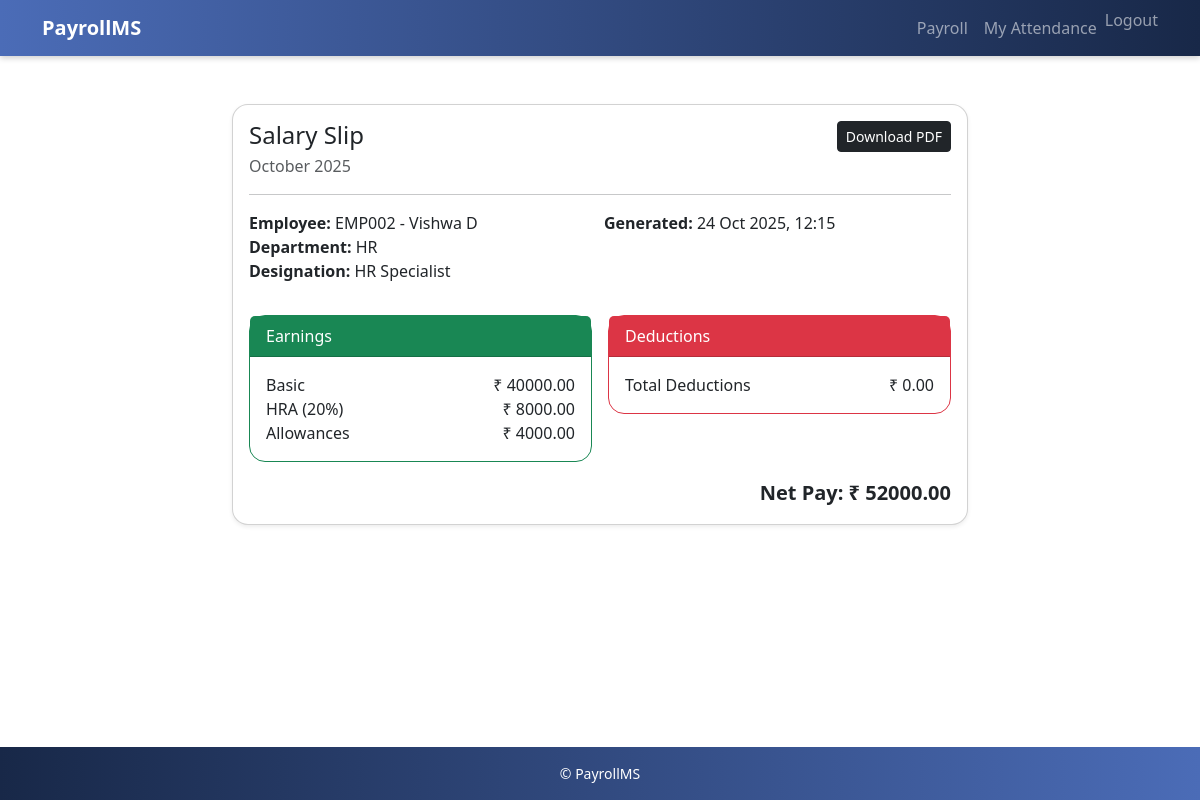
Page /salary/1/ (signed in) on the committed database.
### payroll/models.py (models this page shows, shortened)
class SalarySlip(models.Model):
    employee = models.ForeignKey(Employee, on_delete=models.CASCADE)
    month = models.DateField(help_text="Store as first day of month (YYYY-MM-01)")
    basic = models.DecimalField(max_digits=10, decimal_places=2, default=0)
    hra = models.DecimalField(max_digits=10, decimal_places=2, default=0)
    allowances = models.DecimalField(max_digits=10, decimal_places=2, default=0)
    deductions = models.DecimalField(max_digits=10, decimal_places=2, default=0)
    net_pay = models.DecimalField(max_digits=10, decimal_places=2, default=0)
    generated_at = models.DateTimeField(auto_now_add=True)
    class Meta:
        unique_together = ('employee', 'month')
        ordering = ['-month', 'employee__code']

class Employee(models.Model):
    user = models.OneToOneField(
        settings.AUTH_USER_MODEL,
        on_delete=models.SET_NULL,
        null=True,
        blank=True,
        help_text="Link this employee to a login user (non-staff)."
    )
    code = models.CharField(max_length=10, unique=True)
    first_name = models.CharField(max_length=50)
    last_name = models.CharField(max_length=50, blank=True)
    email = models.EmailField(blank=True)
    phone = models.CharField(max_length=20, blank=True)
    department = models.CharField(max_length=100, blank=True)
    designation = models.CharField(max_length=100, blank=True)
    join_date = models.DateField(default=timezone.now)
    base_salary = models.DecimalField(max_digits=10, decimal_places=2, default=0)
    is_active = models.BooleanField(default=True)

### payroll/views.py (the view)
# urls.py: path('salary/<int:pk>/', views.salary_detail, name='salary_detail'),
@login_required
def salary_detail(request, pk):
    slip = get_object_or_404(SalarySlip.objects.select_related('employee'), pk=pk)
    if (not request.user.is_staff) and (slip.employee.user_id != request.user.id):
        raise Http404()
    return render(request, 'payroll/layout/salary_detail.html', {'slip': slip})

### payroll/templates/payroll/layout/salary_detail.html (shortened to what this page needs)
{% extends 'payroll/layout/base.html' %}
{% block content %}
<div class="row justify-content-center">
  <div class="col-lg-8">
    <div class="card shadow-sm">
      <div class="card-body">
        <div class="d-flex justify-content-between align-items-start flex-wrap">
          <div>
            <h4 class="mb-1">Salary Slip</h4>
            <div class="text-muted">{{ slip.month|date:"F Y" }}</div>
          </div>
          <div class="mt-2 mt-md-0">
            <a class="btn btn-dark btn-sm" href="{% url 'payroll:salary_pdf' slip.pk %}">Download PDF</a>
          </div>
        </div>
        <hr>
        <div class="row g-2">
          <div class="col-md-6">
            <div><strong>Employee:</strong> {{ slip.employee.code }} - {{ slip.employee.first_name }} {{ slip.employee.last_name }}</div>
            <div><strong>Department:</strong> {{ slip.employee.department }}</div>
            <div><strong>Designation:</strong> {{ slip.employee.designation }}</div>
          </div>
          <div class="col-md-6">
            <div><strong>Generated:</strong> {{ slip.generated_at|date:"d M Y, H:i" }}</div>
          </div>
        </div>
        <div class="row g-3 mt-3">
          <div class="col-md-6">
            <div class="card border-success">
              <div class="card-header bg-success text-white py-2">Earnings</div>
              <div class="card-body">
                <div class="d-flex justify-content-between"><span>Basic</span><span>₹ {{ slip.basic }}</span></div>
                <div class="d-flex justify-content-between"><span>HRA (20%)</span><span>₹ {{ slip.hra }}</span></div>
                <div class="d-flex justify-content-between"><span>Allowances</span><span>₹ {{ slip.allowances }}</span></div>
              </div>
            </div>
          </div>
          <div class="col-md-6">
            <div class="card border-danger">
              <div class="card-header bg-danger text-white py-2">Deductions</div>
              <div class="card-body">
                <div class="d-flex justify-content-between"><span>Total Deductions</span><span>₹ {{ slip.deductions }}</span></div>
              </div>
            </div>
          </div>
        </div>
        <div class="text-end fs-5 mt-3">
          <strong>Net Pay: ₹ {{ slip.net_pay }}</strong>
        </div>
      </div>
    </div>
  </div>
</div>
{% endblock %}

### payroll/static/payroll/css/style.css (style rules this page uses)
.card { border-radius: 1rem; }
body { display: flex; flex-direction: column; min-height: 100vh; }
.main-content { padding-top: 80px; }

### rows in the picture
SalarySlip: month "October 2025", employee.code "EMP002", employee.first_name "Vishwa", employee.last_name "D", employee.department "HR", employee.designation "HR Specialist", generated_at "24 Oct 2025, 12:15", basic "40000.00", hra "8000.00", allowances "4000.00", deductions "0.00", net_pay "52000.00"
